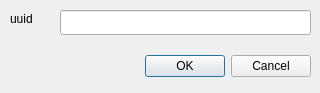
<?xml version="1.0" encoding="UTF-8"?>
<ui version="4.0">
 <class>removeCharacter</class>
 <widget class="QDialog" name="removeCharacter">
  <property name="geometry">
   <rect>
    <x>0</x>
    <y>0</y>
    <width>320</width>
    <height>93</height>
   </rect>
  </property>
  <property name="windowTitle">
   <string>Dialog</string>
  </property>
  <widget class="QDialogButtonBox" name="buttonBox">
   <property name="geometry">
    <rect>
     <x>10</x>
     <y>50</y>
     <width>301</width>
     <height>32</height>
    </rect>
   </property>
   <property name="orientation">
    <enum>Qt::Horizontal</enum>
   </property>
   <property name="standardButtons">
    <set>QDialogButtonBox::Cancel|QDialogButtonBox::Ok</set>
   </property>
  </widget>
  <widget class="QLineEdit" name="lineEdit_uuid">
   <property name="geometry">
    <rect>
     <x>60</x>
     <y>10</y>
     <width>251</width>
     <height>25</height>
    </rect>
   </property>
  </widget>
  <widget class="QLabel" name="label">
   <property name="geometry">
    <rect>
     <x>10</x>
     <y>10</y>
     <width>51</width>
     <height>17</height>
    </rect>
   </property>
   <property name="text">
    <string>uuid</string>
   </property>
  </widget>
 </widget>
 <resources/>
 <connections>
  <connection>
   <sender>buttonBox</sender>
   <signal>accepted()</signal>
   <receiver>removeCharacter</receiver>
   <slot>accept()</slot>
   <hints>
    <hint type="sourcelabel">
     <x>248</x>
     <y>254</y>
    </hint>
    <hint type="destinationlabel">
     <x>157</x>
     <y>274</y>
    </hint>
   </hints>
  </connection>
  <connection>
   <sender>buttonBox</sender>
   <signal>rejected()</signal>
   <receiver>removeCharacter</receiver>
   <slot>reject()</slot>
   <hints>
    <hint type="sourcelabel">
     <x>316</x>
     <y>260</y>
    </hint>
    <hint type="destinationlabel">
     <x>286</x>
     <y>274</y>
    </hint>
   </hints>
  </connection>
 </connections>
</ui>
